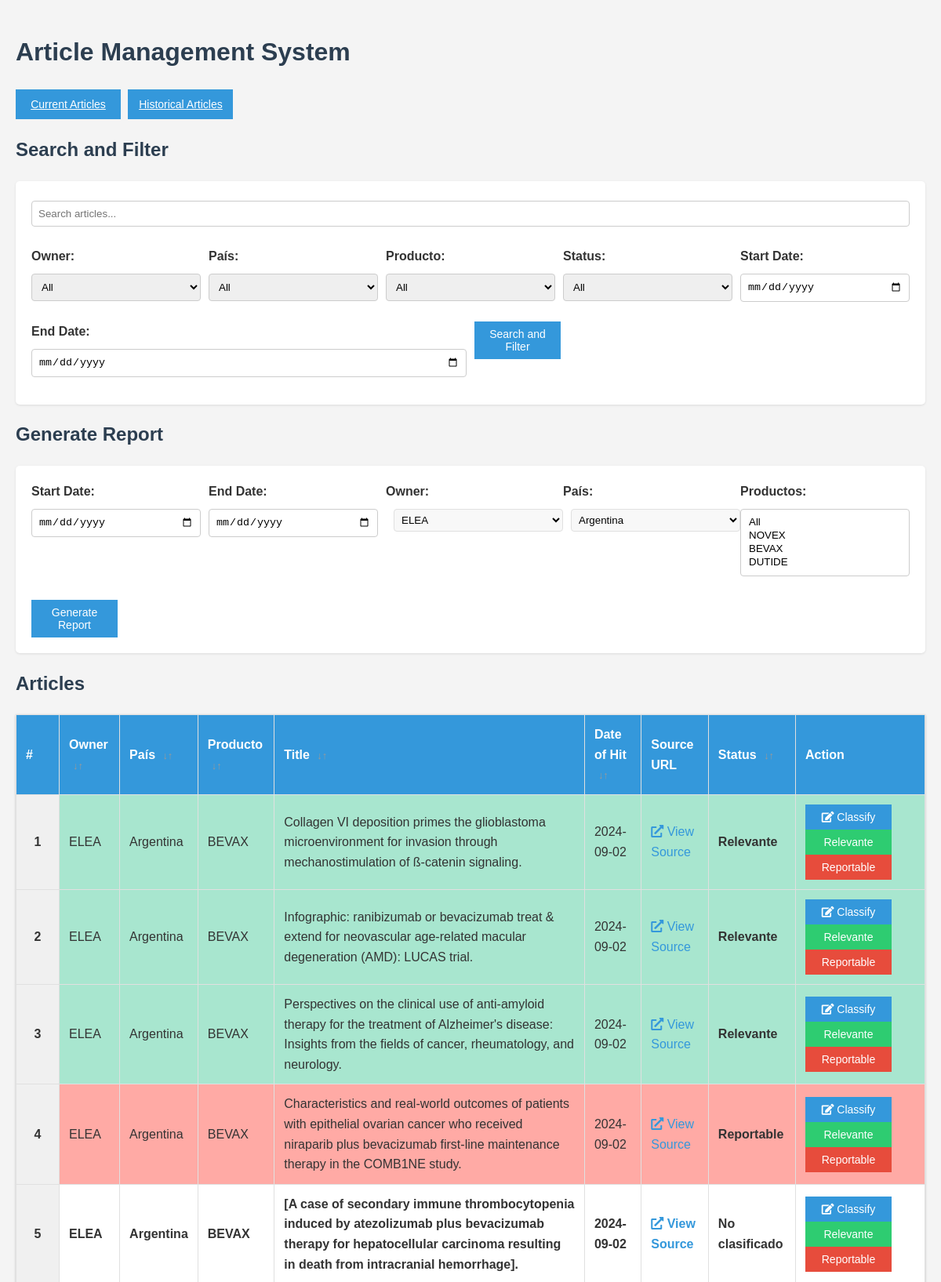
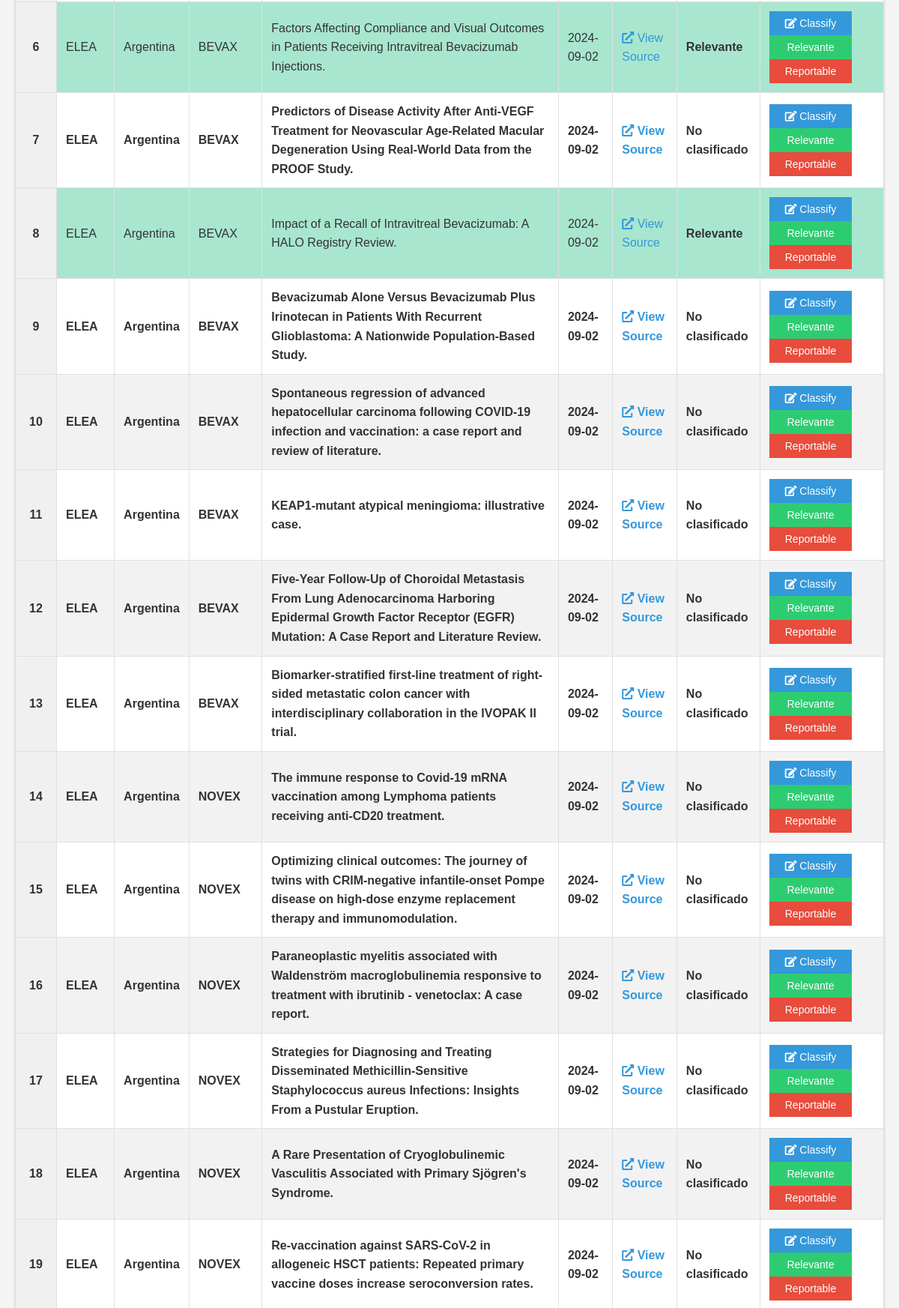
The page / (upper part) on the database its author committed (2 pictures, top to bottom).
### models.py (models this page shows)
class Article(db.Model):
    id = db.Column(db.Integer, primary_key=True)
    articleSourceId = db.Column(db.String(255), nullable=False)
    sourceUrl = db.Column(db.String(255), nullable=False)
    title = db.Column(db.Text, nullable=False)
    englishAbstract = db.Column(db.Text)
    spanishAbstract = db.Column(db.Text)
    portugueseAbstract = db.Column(db.Text)
    owner = db.Column(db.String(255), nullable=False)
    pais = db.Column(db.String(255), nullable=False)
    producto = db.Column(db.String(255), nullable=False)
    dateOfHit = db.Column(db.Date, nullable=False)
    status = db.Column(db.String(20), default="No clasificado")
    is_historical = db.Column(db.Boolean, default=False)
    comments = db.Column(db.Text)  # New field for comments

### routes.py (the view)
@main.route('/')
def index():
    logging.debug("Entering index route")
    search_query = request.args.get('search', '')
    owner_filter = request.args.get('owner', '')
    pais_filter = request.args.get('pais', '')
    producto_filter = request.args.get('producto', '')
    status_filter = request.args.get('status', '')
    start_date = request.args.get('start_date', '')
    end_date = request.args.get('end_date', '')
    query = Article.query.filter_by(is_historical=False)
    query = apply_filters(query, search_query, owner_filter, pais_filter, producto_filter, status_filter, start_date, end_date)
    articles = query.all()
    logging.debug(f"Retrieved {len(articles)} articles from the database")
    owners = db.session.query(Article.owner.distinct()).all()
    paises = db.session.query(Article.pais.distinct()).all()
    productos = db.session.query(Article.producto.distinct()).all()
    logging.debug(f"Retrieved {len(owners)} owners, {len(paises)} paises, and {len(productos)} productos")
    return render_template('index.html', articles=articles, owners=owners, paises=paises, productos=productos,
                           search_query=search_query, owner_filter=owner_filter, pais_filter=pais_filter,
                           producto_filter=producto_filter, status_filter=status_filter,
                           start_date=start_date, end_date=end_date, historical=False)

### routes.py (called while the page is built, shortened)
def apply_filters(query, search_query, owner_filter, pais_filter, producto_filter, status_filter, start_date, end_date):
    if owner_filter:
        query = query.filter(Article.owner == owner_filter)
    if pais_filter:
        query = query.filter(Article.pais == pais_filter)
    if producto_filter:
        query = query.filter(Article.producto == producto_filter)
    if status_filter:
        query = query.filter(Article.status == status_filter)
    if start_date:
        query = query.filter(Article.dateOfHit >= datetime.strptime(start_date, '%Y-%m-%d').date())
    if end_date:
        query = query.filter(Article.dateOfHit <= datetime.strptime(end_date, '%Y-%m-%d').date())
    return query

### templates/index.html (shortened to what this page needs)
{% extends "base.html" %}
{% block content %}
<section id="search-filter">
    <h2>Search and Filter</h2>
    <form id="searchFilterForm" method="GET" action="{{ url_for('main.historical' if historical else 'main.index') }}">
        <div class="form-group">
            <input type="text" name="search" placeholder="Search articles..." value="{{ search_query }}">
        </div>
        <div class="form-group">
            <label for="owner">Owner:</label>
            <select name="owner">
                <option value="">All</option>
            </select>
        </div>
        <div class="form-group">
            <label for="pais">País:</label>
            <select name="pais">
                <option value="">All</option>
            </select>
        </div>
        <div class="form-group">
            <label for="producto">Producto:</label>
            <select name="producto">
                <option value="">All</option>
            </select>
        </div>
        <div class="form-group">
            <label for="status">Status:</label>
            <select name="status">
                <option value="">All</option>
            </select>
        </div>
        <div class="form-group">
            <label for="start_date">Start Date:</label>
            <input type="date" name="start_date" value="{{ start_date }}">
        </div>
        <div class="form-group">
            <label for="end_date">End Date:</label>
            <input type="date" name="end_date" value="{{ end_date }}">
        </div>
        <div class="form-group">
            <button type="submit">Search and Filter</button>
        </div>
    </form>
</section>
{% if not historical %}
<section id="generate-report">
    <h2>Generate Report</h2>
    <form id="reportForm">
        <div class="form-group">
            <label for="start_date">Start Date:</label>
            <input type="date" id="start_date" name="start_date" required>
        </div>
        <div class="form-group">
            <label for="end_date">End Date:</label>
            <input type="date" id="end_date" name="end_date" required>
        </div>
        <div class="form-group">
            <label for="owner">Owner:</label>
            <select id="owner" name="owner" required>
                {% for owner in owners %}
                <option value="{{ owner[0] }}">{{ owner[0] }}</option>
                {% endfor %}
            </select>
        </div>
        <div class="form-group">
            <label for="pais">País:</label>
            <select id="pais" name="pais" required>
                {% for pais in paises %}
                <option value="{{ pais[0] }}">{{ pais[0] }}</option>
                {% endfor %}
            </select>
        </div>
        <div class="form-group">
            <label for="productos">Productos:</label>
            <select id="productos" name="productos[]" multiple required>
                <option value="All">All</option>
                {% for producto in productos %}
                <option value="{{ producto[0] }}">{{ producto[0] }}</option>
                {% endfor %}
            </select>
        </div>
        <div class="form-group">
            <button type="submit">Generate Report</button>
        </div>
    </form>
</section>
{% endif %}
<section id="articles">
    <h2>{% if historical %}Historical {% endif %}Articles</h2>
    <table id="articlesTable">
        <thead>
            <tr>
                <th data-sort="row-number">#</th>
                <th data-sort="owner">Owner <span class="sort-icon">&#8595;&#8593;</span></th>
                <th data-sort="pais">País <span class="sort-icon">&#8595;&#8593;</span></th>
                <th data-sort="producto">Producto <span class="sort-icon">&#8595;&#8593;</span></th>
                <th data-sort="title">Title <span class="sort-icon">&#8595;&#8593;</span></th>
                <th data-sort="dateOfHit">Date of Hit <span class="sort-icon">&#8595;&#8593;</span></th>
                <th>Source URL</th>
                <th data-sort="status">Status <span class="sort-icon">&#8595;&#8593;</span></th>
                {% if not historical %}
                <th>Action</th>
                {% endif %}
            </tr>
        </thead>
        <tbody>
            {% for article in articles %}
            <tr data-id="{{ article.id }}" class="{% if article.status == 'No clasificado' %}bold{% elif article.status == 'Relevante' %}relevante{% elif article.status == 'Reportable' %}reportable{% endif %}">
                <td class="row-number"></td>
                <td>{{ article.owner }}</td>
                <td>{{ article.pais }}</td>
                <td>{{ article.producto }}</td>
                <td>{{ article.title }}</td>
                <td>{{ article.dateOfHit }}</td>
                <td><a href="{{ article.sourceUrl }}" target="_blank" class="source-link"><i class="fas fa-external-link-alt"></i> View Source</a></td>
                <td>{{ article.status }}</td>
                {% if not historical %}
                <td>
                    <button class="classify-btn" data-id="{{ article.id }}"><i class="fas fa-edit"></i> Classify</button>
                    <button class="quick-classify-btn relevante-btn" data-id="{{ article.id }}" data-status="Relevante">Relevante</button>
                    <button class="quick-classify-btn reportable-btn" data-id="{{ article.id }}" data-status="Reportable">Reportable</button>
                </td>
                {% endif %}
            </tr>
            {% endfor %}
        </tbody>
    </table>
</section>
{% endblock %}

### templates/base.html (shortened to what this page needs)
<!DOCTYPE html>
<html lang="en">
<head>
    <link rel="stylesheet" href="{{ url_for('static', filename='css/styles.css') }}">
    <link rel="stylesheet" href="https://cdnjs.cloudflare.com/ajax/libs/font-awesome/5.15.3/css/all.min.css">
</head>
<body>
    <header>
        <h1>Article Management System</h1>
        <nav>
            <a href="{{ url_for('main.index') }}" class="button">Current Articles</a>
            <a href="{{ url_for('main.historical') }}" class="button">Historical Articles</a>
        </nav>
    </header>
    <main>
        {% block content %}{% endblock %}
    </main>
</body>
</html>

### static/css/styles.css (style rules this page uses)
body { font-family: 'Arial', sans-serif; line-height: 1.6; color: #333; margin: 0; padding: 20px; background-color: #f4f4f4; }
h1, h2 { color: #2c3e50; }
table { width: 100%; border-collapse: collapse; margin-top: 20px; background-color: #fff; box-shadow: 0 1px 3px rgba(0,0,0,0.2); }
th, td { border: 1px solid #e0e0e0; padding: 12px; text-align: left; }
th { background-color: #3498db; color: #fff; font-weight: bold; }
tr:nth-child(even) { background-color: #f2f2f2; }
td.row-number { width: 30px; text-align: center; font-weight: bold; background-color: #f0f0f0; }
button, .button { background-color: #3498db; color: #fff; border: none; padding: 8px 12px; cursor: pointer; transition: background-color 0.3s ease; margin-right: 5px; width: 110px; font-size: 14px; text-align: center; display: inline-block; }
.classify-btn { background-color: #3498db; }
.relevante-btn { background-color: #2ecc71; }
.reportable-btn { background-color: #e74c3c; }
form { background-color: #fff; padding: 20px; border-radius: 5px; box-shadow: 0 1px 3px rgba(0,0,0,0.1); }
input[type="text"], input[type="date"], select, textarea { width: 100%; padding: 8px; margin: 5px 0 15px; display: inline-block; border: 1px solid #ccc; border-radius: 4px; box-sizing: border-box; }
.form-group label { display: block; margin-bottom: 5px; font-weight: bold; }
.bold { font-weight: bold; }
.relevante { background-color: #a8e6cf !important; transition: background-color 0.5s ease; }
.reportable { background-color: #ffaaa5 !important; transition: background-color 0.5s ease; }
.source-link, #sourceUrl { color: #3498db; text-decoration: none; }
#search-filter form, #generate-report form { display: flex; flex-wrap: wrap; gap: 10px; }
#search-filter .form-group, #generate-report .form-group { flex: 1 1 200px; }
#search-filter .form-group:first-child { flex-basis: 100%; }
input[type='text'], input[type='date'], select { width: 100%; }
#owner, #pais { display: inline-block; min-height: 20px; min-width: 100px; background-color: #f8f8f8; border: 1px solid #e0e0e0; padding: 5px; margin-left: 10px; }
.sort-icon { font-size: 0.8em; margin-left: 5px; color: #999; }
th[data-sort] { cursor: pointer; }
td:nth-child(8) { font-weight: bold; }
.quick-classify-btn { padding: 8px 12px; font-size: 14px; width: 110px; }

### rows shown on the page
Article: owner "ELEA", pais "Argentina", producto "BEVAX", title "Collagen VI deposition primes the glioblastoma microenvironment for invasion through mechanostimulation of ß-catenin signaling.", dateOfHit "2024-09-02", status "Relevante"
Article: owner "ELEA", pais "Argentina", producto "BEVAX", title "Infographic: ranibizumab or bevacizumab treat & extend for neovascular age-related macular degeneration (AMD): LUCAS trial.", dateOfHit "2024-09-02", status "Relevante"
Article: owner "ELEA", pais "Argentina", producto "BEVAX", title "Perspectives on the clinical use of anti-amyloid therapy for the treatment of Alzheimer's disease: Insights from the fields of cancer, rheumatology, and neurology.", dateOfHit "2024-09-02", status "Relevante"
Article: owner "ELEA", pais "Argentina", producto "BEVAX", title "Characteristics and real-world outcomes of patients with epithelial ovarian cancer who received niraparib plus bevacizumab first-line maintenance therapy in the COMB1NE study.", dateOfHit "2024-09-02", status "Reportable"
Article: owner "ELEA", pais "Argentina", producto "BEVAX", title "[A case of secondary immune thrombocytopenia induced by atezolizumab plus bevacizumab therapy for hepatocellular carcinoma resulting in death from intracranial hemorrhage].", dateOfHit "2024-09-02", status "No clasificado"
Article: owner "ELEA", pais "Argentina", producto "BEVAX", title "Factors Affecting Compliance and Visual Outcomes in Patients Receiving Intravitreal Bevacizumab Injections.", dateOfHit "2024-09-02", status "Relevante"
Article: owner "ELEA", pais "Argentina", producto "BEVAX", title "Predictors of Disease Activity After Anti-VEGF Treatment for Neovascular Age-Related Macular Degeneration Using Real-World Data from the PROOF Study.", dateOfHit "2024-09-02", status "No clasificado"
Article: owner "ELEA", pais "Argentina", producto "BEVAX", title "Impact of a Recall of Intravitreal Bevacizumab: A HALO Registry Review.", dateOfHit "2024-09-02", status "Relevante"
Article: owner "ELEA", pais "Argentina", producto "BEVAX", title "Bevacizumab Alone Versus Bevacizumab Plus Irinotecan in Patients With Recurrent Glioblastoma: A Nationwide Population-Based Study.", dateOfHit "2024-09-02", status "No clasificado"
Article: owner "ELEA", pais "Argentina", producto "BEVAX", title "Spontaneous regression of advanced hepatocellular carcinoma following COVID-19 infection and vaccination: a case report and review of literature.", dateOfHit "2024-09-02", status "No clasificado"
Article: owner "ELEA", pais "Argentina", producto "BEVAX", title "KEAP1-mutant atypical meningioma: illustrative case.", dateOfHit "2024-09-02", status "No clasificado"
Article: owner "ELEA", pais "Argentina", producto "BEVAX", title "Five-Year Follow-Up of Choroidal Metastasis From Lung Adenocarcinoma Harboring Epidermal Growth Factor Receptor (EGFR) Mutation: A Case Report and Literature Review.", dateOfHit "2024-09-02", status "No clasificado"
Article: owner "ELEA", pais "Argentina", producto "BEVAX", title "Biomarker-stratified first-line treatment of right-sided metastatic colon cancer with interdisciplinary collaboration in the IVOPAK II trial.", dateOfHit "2024-09-02", status "No clasificado"
Article: owner "ELEA", pais "Argentina", producto "NOVEX", title "The immune response to Covid-19 mRNA vaccination among Lymphoma patients receiving anti-CD20 treatment.", dateOfHit "2024-09-02", status "No clasificado"
Article: owner "ELEA", pais "Argentina", producto "NOVEX", title "Optimizing clinical outcomes: The journey of twins with CRIM-negative infantile-onset Pompe disease on high-dose enzyme replacement therapy and immunomodulation.", dateOfHit "2024-09-02", status "No clasificado"
Article: owner "ELEA", pais "Argentina", producto "NOVEX", title "Paraneoplastic myelitis associated with Waldenström macroglobulinemia responsive to treatment with ibrutinib - venetoclax: A case report.", dateOfHit "2024-09-02", status "No clasificado"
Article: owner "ELEA", pais "Argentina", producto "NOVEX", title "Strategies for Diagnosing and Treating Disseminated Methicillin-Sensitive Staphylococcus aureus Infections: Insights From a Pustular Eruption.", dateOfHit "2024-09-02", status "No clasificado"
Article: owner "ELEA", pais "Argentina", producto "NOVEX", title "A Rare Presentation of Cryoglobulinemic Vasculitis Associated with Primary Sjögren's Syndrome.", dateOfHit "2024-09-02", status "No clasificado"
Article: owner "ELEA", pais "Argentina", producto "NOVEX", title "Re-vaccination against SARS-CoV-2 in allogeneic HSCT patients: Repeated primary vaccine doses increase seroconversion rates.", dateOfHit "2024-09-02", status "No clasificado"

### other values the page prints
form field owner "ELEA"
form field pais "Argentina"
